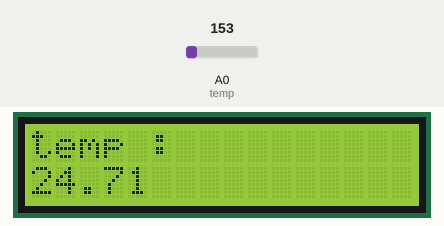
This sketch was run on a simulated Arduino Uno, built with avr-gcc and run on an emulated ATmega328P. Parts: 16×2 character LCD. Inputs (shaded band) come from the test bench; at power-on: A0 (temp) = 153. What the sketch prints to the serial monitor is not drawn.

Above: at 1.2 s.
1.3 s: A0 (temp) set to 165
At 3.0 s:
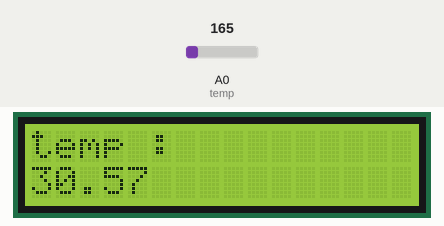
3.3 s: A0 (temp) set to 175
At 4.8 s:
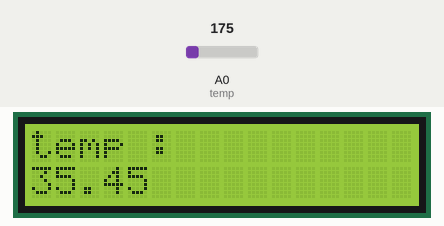
5.1 s: A0 (temp) set to 191
At 6.4 s:
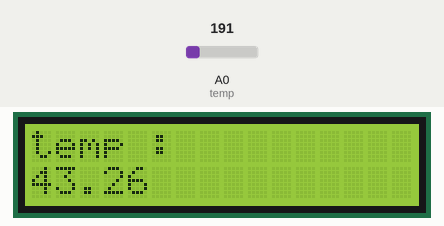
Timing chart, 0 to 8.1 s (numbered marks = the images above; inputs shaded):
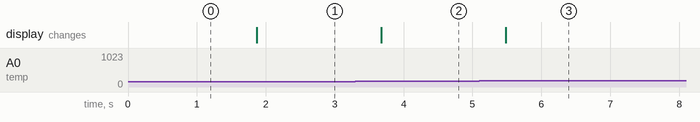

Measured:
- after the input at 1.3 s, the display: changes after 0.57 s (image 1)
- after the input at 3.3 s, the display: changes after 0.38 s (image 2)
- after the input at 5.1 s, the display: changes after 0.38 s (image 3)

The sketch:

temp-lcd.ino
```cpp
#include <LiquidCrystal.h>

LiquidCrystal lcd(12, 11, 7, 6, 5, 4);
int temp = A0;

void setup()
{
  Serial.begin(9600);
  lcd.begin(16, 2);
  lcd.print("temp : ");
}

void loop()
{
  lcd.setCursor(0, 1);
  int reading = analogRead(temp);
  float mill = (reading * 5.0) / 1024.0;
  float cent = (mill - 0.5) * 100;
  lcd.print(cent);
  Serial.print("temp: ");
  Serial.println(cent);
  delay(600);
}
```
